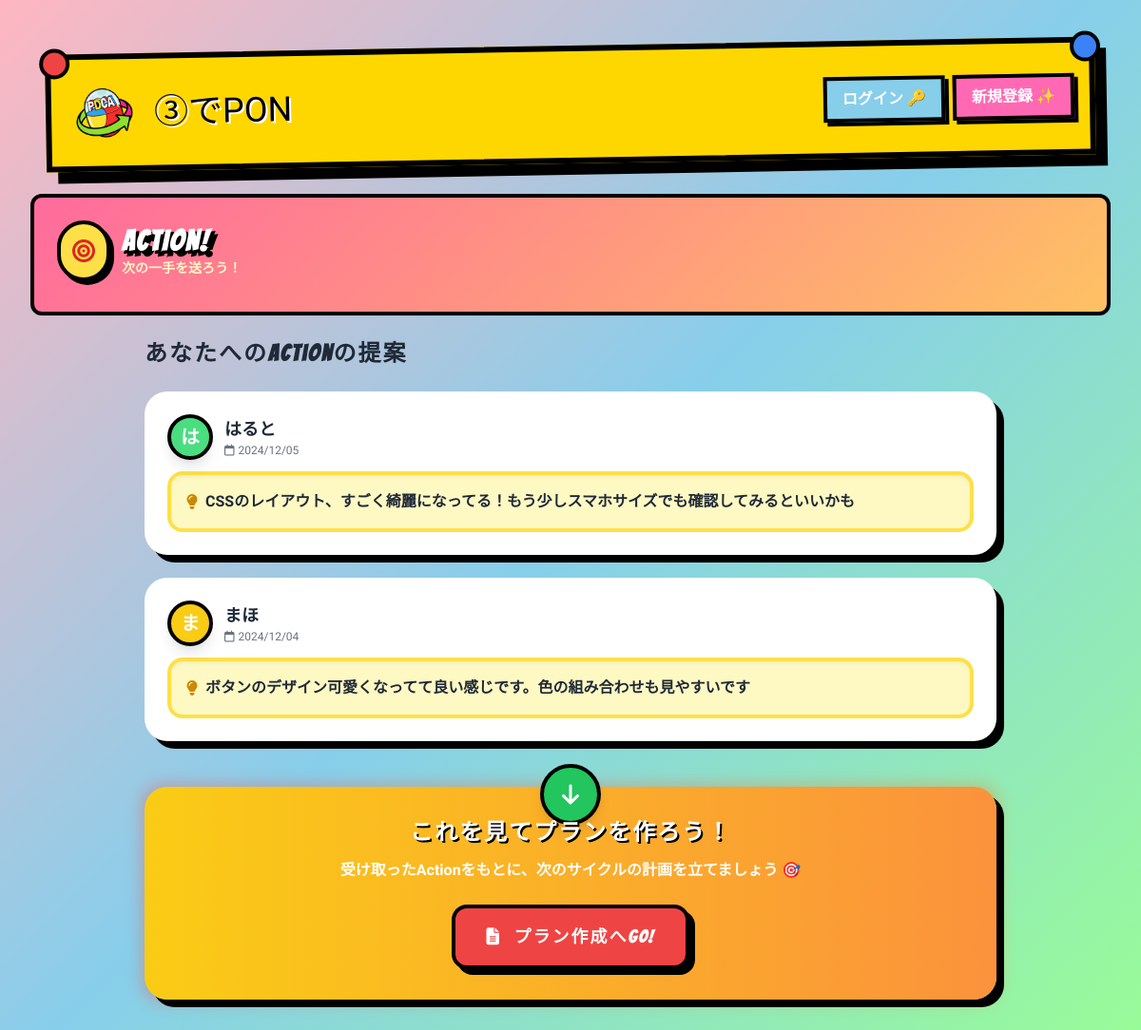
The app's page /action/index.php with its own data.
### tables this page shows
CREATE TABLE actions (
    id INT PRIMARY KEY AUTO_INCREMENT,
    from_user_id INT NOT NULL,
    to_user_id INT NOT NULL,
    content TEXT NOT NULL,
    created_at DATETIME DEFAULT CURRENT_TIMESTAMP,
    FOREIGN KEY (from_user_id) REFERENCES users(id) ON DELETE CASCADE,
    FOREIGN KEY (to_user_id) REFERENCES users(id) ON DELETE CASCADE
);

CREATE TABLE users (
    id INT PRIMARY KEY AUTO_INCREMENT,
    email VARCHAR(255) NOT NULL UNIQUE,
    password VARCHAR(255) NOT NULL,
    name VARCHAR(100),
    generation ENUM('5', '5.5', '6', '6.5'),
    icon VARCHAR(255),
    yokomoku VARCHAR(50),
    tatemoku VARCHAR(50),
    current_mode ENUM('yokomoku', 'tatemoku') DEFAULT 'yokomoku',
    coins INT DEFAULT 3,
    created_at DATETIME NOT NULL,
    updated_at DATETIME DEFAULT CURRENT_TIMESTAMP ON UPDATE CURRENT_TIMESTAMP
);

### src/action/index.php (the view, shortened to what this page needs)
<?php
require_once __DIR__ . '/../dbconnect.php';
$current_user_id = $_SESSION['user_id'] ?? 1;
$stmt = $dbh->prepare('SELECT yokomoku, tatemoku, current_mode FROM users WHERE id = ?');
$stmt->execute([$current_user_id]);
$current_user = $stmt->fetch(PDO::FETCH_ASSOC);
$current_mode = $current_user['current_mode'] ?? 'yokomoku';
$team_value = $current_mode === 'yokomoku' ? $current_user['yokomoku'] : $current_user['tatemoku'];
$stmt = $dbh->prepare('
    SELECT a.*, u.name as from_user_name
    FROM actions a
    JOIN users u ON a.from_user_id = u.id
    WHERE a.to_user_id = ? AND u.' . $current_mode . ' = ?
    ORDER BY a.created_at DESC
');
$stmt->execute([$current_user_id, $team_value]);
$actions = $stmt->fetchAll(PDO::FETCH_ASSOC);
$avatar_colors = ['bg-pink-400', 'bg-blue-400', 'bg-green-400', 'bg-purple-400', 'bg-yellow-400', 'bg-red-400'];
?>
<!DOCTYPE html>
<html lang="ja">
<head>
    <script src="https://cdn.tailwindcss.com"></script>
    <link rel="stylesheet" href="https://cdnjs.cloudflare.com/ajax/libs/font-awesome/6.4.0/css/all.min.css">
</head>
<body class="p-4 md:p-8">
<?php include '../components/header.php'; ?>
<div class="bg-white rounded-xl shadow-sm p-6 mb-6 border-4 border-black" style="background: linear-gradient(135deg, #FF6B9D 0%, #FEC163 100%);">
    <div class="flex items-center space-x-3 mb-2">
        <div class="p-3 bg-yellow-300 rounded-full border-4 border-black shadow-[4px_4px_0_#000]">
            <i class="fa-solid fa-bullseye text-2xl text-red-600"></i>
        </div>
        <div class="text-white">
            <h2 class="text-3xl font-black drop-shadow-[3px_3px_0_#000] toy-title" style="text-shadow: 3px 3px 0 #000;">ACTION!</h2>
            <p class="text-sm font-bold text-yellow-100">次の一手を送ろう！</p>
        </div>
    </div>
</div>
<div class="max-w-4xl mx-auto">
    <h3 class="text-2xl font-black text-gray-800 mb-6 toy-title">あなたへのActionの提案</h3>
    <div class="space-y-6">
        <?php if (empty($actions)): ?>
            <div class="bg-white rounded-3xl p-8 border-6 border-gray-300 shadow-[8px_8px_0_#ccc] text-center">
                <p class="text-gray-500 text-lg font-bold">まだActionがありません 📭</p>
            </div>
        <?php else: ?>
            <?php foreach ($actions as $index => $action): ?>
                <?php
                $avatar_color = $avatar_colors[$action['from_user_id'] % count($avatar_colors)];
                $avatar_initial = mb_substr($action['from_user_name'], 0, 1);
                ?>
                <div class="bg-white rounded-3xl p-6 border-6 border-yellow-400 shadow-[8px_8px_0_#000] transform hover:translate-y-1 hover:shadow-[4px_4px_0_#000] transition-all">
                    <div class="flex items-start gap-4">
                        <div class="flex-1">
                            <div class="flex items-center gap-3 mb-3">
                                <div class="w-12 h-12 rounded-full border-4 border-black flex items-center justify-center font-black text-xl shadow-lg <?php echo $avatar_color; ?> text-white">
                                    <?php echo htmlspecialchars($avatar_initial); ?>
                                </div>
                                <div>
                                    <h4 class="font-black text-lg text-gray-800"><?php echo htmlspecialchars($action['from_user_name']); ?></h4>
                                    <p class="text-xs text-gray-500 flex items-center">
                                        <i class="fa-regular fa-calendar mr-1"></i>
                                        <?php echo date('Y/m/d', strtotime($action['created_at'])); ?>
                                    </p>
                                </div>
                            </div>
                            <div class="bg-yellow-100 rounded-2xl p-4 border-4 border-yellow-300 shadow-inner">
                                <p class="text-gray-800 font-bold flex items-start gap-2">
                                    <i class="fa-solid fa-lightbulb text-yellow-600 mt-1"></i>
                                    <?php echo nl2br(htmlspecialchars($action['content'])); ?>
                                </p>
                            </div>
                        </div>
                    </div>
                </div>
            <?php endforeach; ?>
        <?php endif; ?>
    </div>
    <div class="mt-12 relative">
        <div class="absolute -inset-1 bg-gradient-to-r from-red-500 to-orange-500 rounded-3xl blur opacity-30"></div>
        <div class="relative bg-gradient-to-r from-yellow-400 to-orange-400 rounded-3xl p-8 border-6 border-black shadow-[8px_8px_0_#000] text-center">
            <div class="absolute -top-6 left-1/2 transform -translate-x-1/2 w-16 h-16 bg-green-500 rounded-full border-4 border-black flex items-center justify-center text-white font-black text-2xl shadow-lg animate-bounce">
                <i class="fa-solid fa-arrow-down"></i>
            </div>
            <h3 class="text-2xl font-black text-white mb-3 toy-title drop-shadow-[2px_2px_0_#000]">これを見てプランを作ろう！</h3>
            <p class="text-white font-bold mb-6">受け取ったActionをもとに、次のサイクルの計画を立てましょう 🎯</p>
            <a href="../plan/" class="inline-block bg-red-500 hover:bg-red-600 text-white font-black py-4 px-8 rounded-2xl shadow-[6px_6px_0_#000] border-4 border-black transform hover:translate-y-1 hover:shadow-[3px_3px_0_#000] transition-all text-lg uppercase toy-title">
                <i class="fa-solid fa-file-lines mr-2"></i> プラン作成へGO!
            </a>
        </div>
    </div>
</div>
</body>
</html>

### src/action/index.php (style rules this page uses)
body { font-family: 'M PLUS Rounded 1c', sans-serif; background: linear-gradient(135deg, #FFB6C1 0%, #87CEEB 50%, #98FB98 100%); min-height: 100vh; }
.toy-title { font-family: 'Bangers', cursive; letter-spacing: 2px; }

### records on screen
actions: from_user.name "は", from_user.name "はると", created_at "2024/12/05", content "CSSのレイアウト、すごく綺麗になってる！もう少しスマホサイズでも確認してみるといいかも"
actions: from_user.name "ま", from_user.name "まほ", created_at "2024/12/04", content "ボタンのデザイン可愛くなってて良い感じです。色の組み合わせも見やすいです"
